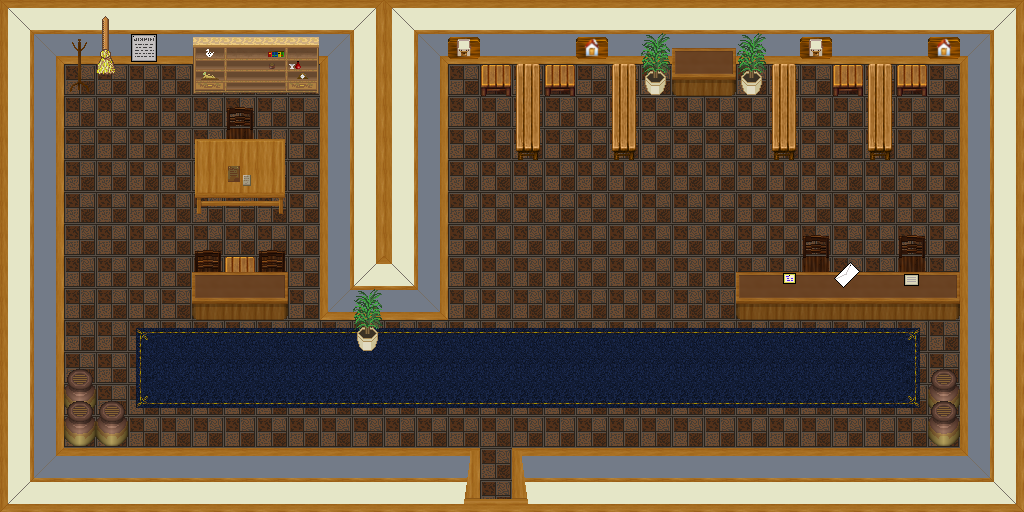

This game map was drawn from its Tiled (.tmx) file and the tilesets committed beside it. A one-line description and the trimmed map source follow:
An orthogonal 32x16 tile map with 32x32 px tiles, 6 tile layers (0_floor, 1_terrain, 2_object, 3_roof, ...), 2 hidden layers not drawn, 19 tilesets.

<map version="1.2" tiledversion="1.3.0" orientation="orthogonal" renderorder="right-down" compressionlevel="0" width="32" height="16" tilewidth="32" tileheight="32" infinite="0" nextlayerid="9" nextobjectid="1">
 <tileset firstgid="1" name="collision" tilewidth="32" tileheight="32" tilecount="1" columns="1">
  <image source="../../tileset/logic/collision.png" width="32" height="32" />
 </tileset>
 <tileset firstgid="2" name="wallpapers" tilewidth="32" tileheight="32" tilecount="25" columns="5">
  <image source="../../tileset/building/wall/wallpapers.png" width="160" height="160" />
 </tileset>
 <tileset firstgid="27" name="wood_trim" tilewidth="32" tileheight="32" tilecount="50" columns="10">
  <image source="../../tileset/building/wall/wood_trim.png" width="320" height="160" />
 </tileset>
 <tileset firstgid="77" name="floor_tiles" tilewidth="32" tileheight="32" tilecount="9" columns="3">
  <image source="../../tileset/ground/indoor/floor_tiles.png" width="96" height="96" />
 </tileset>
 <tileset firstgid="86" name="brush" tilewidth="32" tileheight="32" tilecount="3" columns="1">
  <image source="../../tileset/item/brush.png" width="32" height="96" />
 </tileset>
 <tileset firstgid="89" name="pot_tall" tilewidth="32" tileheight="32" tilecount="2" columns="1">
  <image source="../../tileset/item/pot/pot_tall.png" width="32" height="64" />
 </tileset>
 <tileset firstgid="91" name="table_wooden_brown" tilewidth="32" tileheight="32" tilecount="9" columns="3">
  <image source="../../tileset/furniture/table/table_wooden_brown.png" width="96" height="96" />
 </tileset>
 <tileset firstgid="100" name="wooden_rustic" tilewidth="32" tileheight="32" tilecount="8" columns="4">
  <image source="../../tileset/furniture/chair/wooden_rustic.png" width="128" height="64" />
 </tileset>
 <tileset firstgid="108" name="square" tilewidth="32" tileheight="32" tilecount="1" columns="1">
  <image source="../../tileset/furniture/table/square.png" width="32" height="32" />
 </tileset>
 <tileset firstgid="109" name="broad_shelf" tilewidth="32" tileheight="32" tilecount="8" columns="4">
  <image source="../../tileset/furniture/shelve/broad_shelf.png" width="128" height="64" />
 </tileset>
 <tileset firstgid="117" name="oriental_plant" tilewidth="32" tileheight="32" tilecount="2" columns="1">
  <image source="../../tileset/plant/indoor/oriental_plant.png" width="32" height="64" />
 </tileset>
 <tileset firstgid="119" name="clothes_rack" tilewidth="32" tileheight="32" tilecount="2" columns="1">
  <image source="../../tileset/furniture/other/clothes_rack.png" width="32" height="64" />
 </tileset>
 <tileset firstgid="121" name="table_with_beer_dark" tilewidth="32" tileheight="32" tilecount="10" columns="5">
  <image source="../../tileset/furniture/table/table_with_beer_dark.png" width="160" height="64" />
 </tileset>
 <tileset firstgid="131" name="long_front_on" tilewidth="32" tileheight="32" tilecount="3" columns="1">
  <image source="../../tileset/furniture/table/long_front_on.png" width="32" height="96" />
 </tileset>
 <tileset firstgid="134" name="notes2" tilewidth="32" tileheight="32" tilecount="4" columns="2">
  <image source="../../tileset/item/documents/notes2.png" width="64" height="64" />
 </tileset>
 <tileset firstgid="138" name="dark_blue" tilewidth="32" tileheight="32" tilecount="15" columns="3">
  <image source="../../tileset/furniture/carpet/dark_blue.png" width="96" height="160" />
 </tileset>
 <tileset firstgid="153" name="chests_banner" tilewidth="32" tileheight="32" tilecount="7" columns="1">
  <image source="../../tileset/building/decoration/chests_banner.png" width="32" height="224" />
 </tileset>
 <tileset firstgid="160" name="protection" tilewidth="32" tileheight="32" tilecount="2" columns="2">
  <image source="../../tileset/logic/protection.png" width="64" height="32" />
 </tileset>
 <tileset firstgid="162" name="bulletin_board_items2" tilewidth="32" tileheight="32" tilecount="30" columns="6">
  <image source="../../tileset/item/bulletin_board_items2.png" width="192" height="160" />
 </tileset>
 <layer id="1" name="0_floor" width="32" height="16">
  <data>[512 cells, 512 non-empty, 3 distinct tile ids]</data>
 </layer>
 <layer id="2" name="1_terrain" width="32" height="16">
  <data>[512 cells, 323 non-empty, 44 distinct tile ids]</data>
 </layer>
 <layer id="3" name="2_object" width="32" height="16">
  <data>[512 cells, 38 non-empty, 28 distinct tile ids]</data>
 </layer>
 <layer id="4" name="3_roof" width="32" height="16">
  <data>[512 cells, 20 non-empty, 10 distinct tile ids]</data>
 </layer>
 <layer id="5" name="4_roof_add" width="32" height="16">
  <data>[512 cells, 5 non-empty, 5 distinct tile ids]</data>
 </layer>
 <layer id="6" name="objects" width="32" height="16">
  <data>[512 cells, 0 non-empty, 0 distinct tile ids]</data>
 </layer>
 <layer id="7" name="collision" width="32" height="16" visible="0" opacity="0.39">
  <data>[512 cells, 252 non-empty, 1 distinct tile ids]</data>
 </layer>
 <layer id="8" name="protection" width="32" height="16" visible="0" opacity="0.35">
  <data>[512 cells, 512 non-empty, 1 distinct tile ids]</data>
 </layer>
</map>
